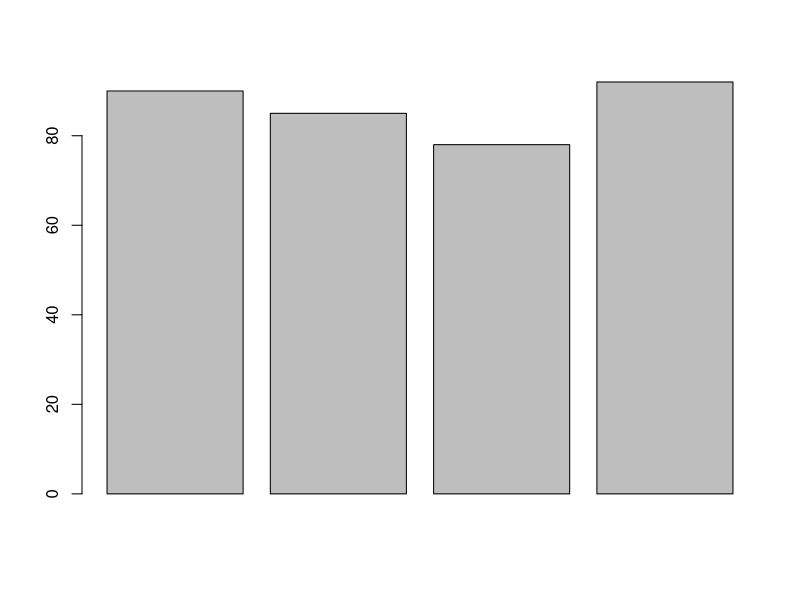
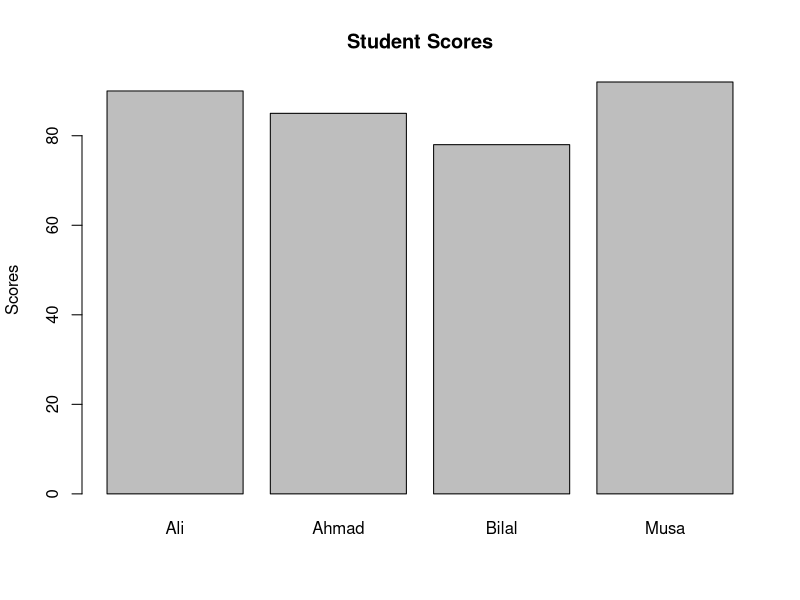

Generate these figures, in order, with R:
# How to create a data frame in R?----

# Create a sample data frame----
df <- data.frame(
    Name = c("Ali", "Ahmad", "Bilal", "Musa"),
    Age = c(25, 30, 22, 28),
    Score = c(90, 85, 78, 92)
)
df

head(df)

View(df)

# Filter data---- 
older_than_25 <- df[df$Age > 25, ]
older_than_25

# Numerical measures----
average_scores <- mean(df$Score)
average_scores

# Create a bar plot----
barplot(df$Score)

barplot(df$Score, names.arg = df$Name ,ylab = "Scores",
        main = "Student Scores")









